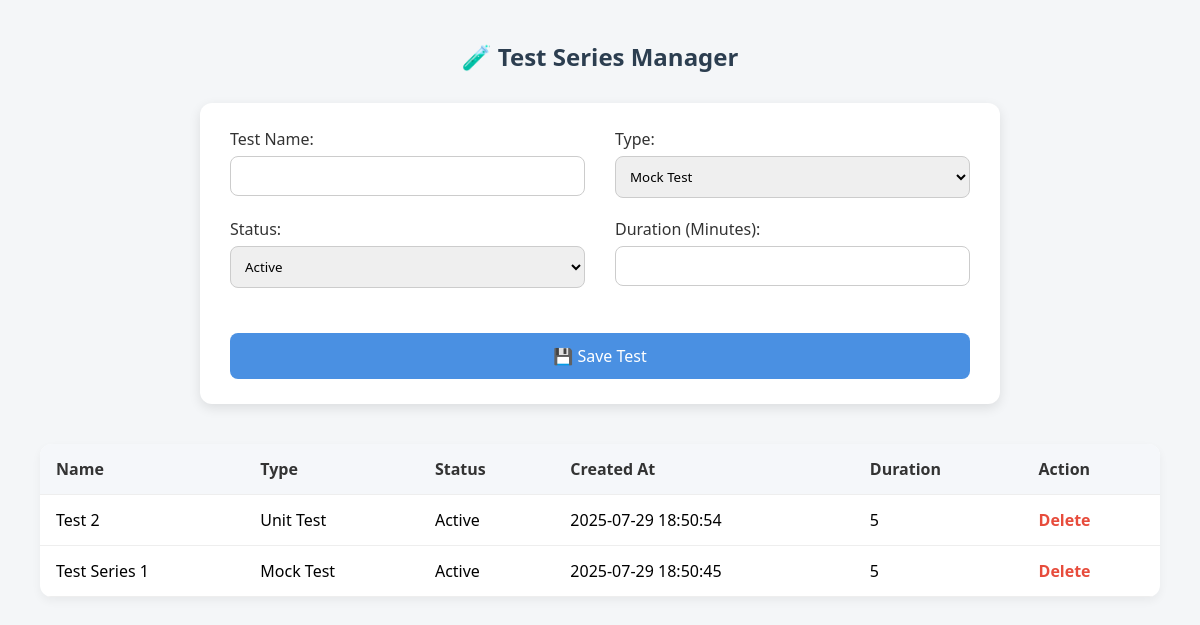
The app's page /manage_test_series (signed in) with its own data.
### tables this page shows
CREATE TABLE test_series (
            id INTEGER PRIMARY KEY AUTOINCREMENT,
            name TEXT,
            type TEXT,  -- Mock Test, Unit Test, etc.
            status TEXT,  -- Active, Pause, Inactive
            created_by TEXT,  -- 'admin' or center_code
            created_at TEXT,
            duration INTEGER DEFAULT 30
        );

### app.py (the view, shortened to what this page needs)
@app.route('/manage_test_series', methods=['GET', 'POST'])
def manage_test_series():
    if 'admin_logged_in' not in session and 'center_code' not in session:
        return redirect('/')
    created_by = 'admin' if 'admin_logged_in' in session else session['center_code']
    conn = sqlite3.connect('lms.db')
    conn.row_factory = sqlite3.Row
    cursor = conn.cursor()
    if 'admin_logged_in' in session:
        cursor.execute("SELECT * FROM test_series ORDER BY created_at DESC")
    else:
        cursor.execute("SELECT * FROM test_series WHERE created_by = ? ORDER BY created_at DESC", (created_by,))
    tests = cursor.fetchall()
    conn.close()
    return render_template('exam/manage_test_series.html', tests=tests)

### templates/exam/manage_test_series.html (shortened to what this page needs)
<!DOCTYPE html>
<html lang="en">
<head>
</head>
<body>
    <h2>🧪 Test Series Manager</h2>
    <form method="POST">
        <div class="form-grid">
            <div>
                <label for="name">Test Name:</label>
                <input type="text" name="name" id="name" required>
            </div>
            <div>
                <label for="type">Type:</label>
                <select name="type" id="type" required>
                    <option value="Mock Test">Mock Test</option>
                </select>
            </div>
            <div>
                <label for="status">Status:</label>
                <select name="status" id="status" required>
                    <option value="Active">Active</option>
                </select>
            </div>
            <div>
                <label for="duration">Duration (Minutes):</label>
                <input type="number" name="duration" id="duration" min="1" required>
            </div>
            <button type="submit">💾 Save Test</button>
        </div>
    </form>
    <table>
        <thead>
            <tr>
                <th>Name</th>
                <th>Type</th>
                <th>Status</th>
                <th>Created At</th>
                <th>Duration</th>
                <th>Action</th>
            </tr>
        </thead>
        <tbody>
            {% for test in tests %}
            <tr onclick="fillForm('{{ test.id }}', '{{ test.name }}', '{{ test.type }}', '{{ test.status }}', '{{ test.duration }}')">
                <td>{{ test.name }}</td>
                <td>{{ test.type }}</td>
                <td>{{ test.status }}</td>
                <td>{{ test.created_at }}</td>
                <td>{{ test.duration }}</td>
                <td><a href="/delete_series/{{ test.id }}" onclick="return confirm('Delete this test?')">Delete</a></td>
            </tr>
            {% endfor %}
        </tbody>
    </table>
</body>
</html>

### templates/exam/manage_test_series.html (style rules this page uses)
* { box-sizing: border-box; margin: 0; padding: 0; font-family: 'Segoe UI', Tahoma, Geneva, Verdana, sans-serif; }
body { background-color: #f4f6f8; padding: 40px; }
h2 { text-align: center; color: #2c3e50; margin-bottom: 30px; }
form { background: #fff; padding: 25px 30px; border-radius: 12px; box-shadow: 0 4px 12px rgba(0,0,0,0.1); max-width: 800px; margin: auto; }
.form-grid { display: grid; grid-template-columns: 1fr 1fr; gap: 20px 30px; }
label { display: block; margin-bottom: 6px; color: #333; font-weight: 500; }
input[type="text"], input[type="number"], select { width: 100%; padding: 10px; border: 1px solid #ccc; border-radius: 8px; outline: none; transition: 0.3s; }
button[type="submit"] { margin-top: 25px; padding: 12px 20px; background-color: #4a90e2; color: #fff; border: none; border-radius: 8px; cursor: pointer; font-size: 16px; transition: 0.3s; grid-column: span 2; }
table { width: 100%; margin-top: 40px; border-collapse: collapse; background-color: white; box-shadow: 0 4px 10px rgba(0,0,0,0.05); border-radius: 12px; overflow: hidden; }
th, td { padding: 14px 16px; text-align: left; border-bottom: 1px solid #eee; }
th { background-color: #f5f7fa; color: #333; }
a { color: #e74c3c; text-decoration: none; font-weight: bold; }

### records on screen
test_series: name "Test 2", type "Unit Test", status "Active", created_at "2025-07-29 18:50:54", duration "5"
test_series: name "Test Series 1", type "Mock Test", status "Active", created_at "2025-07-29 18:50:45", duration "5"
